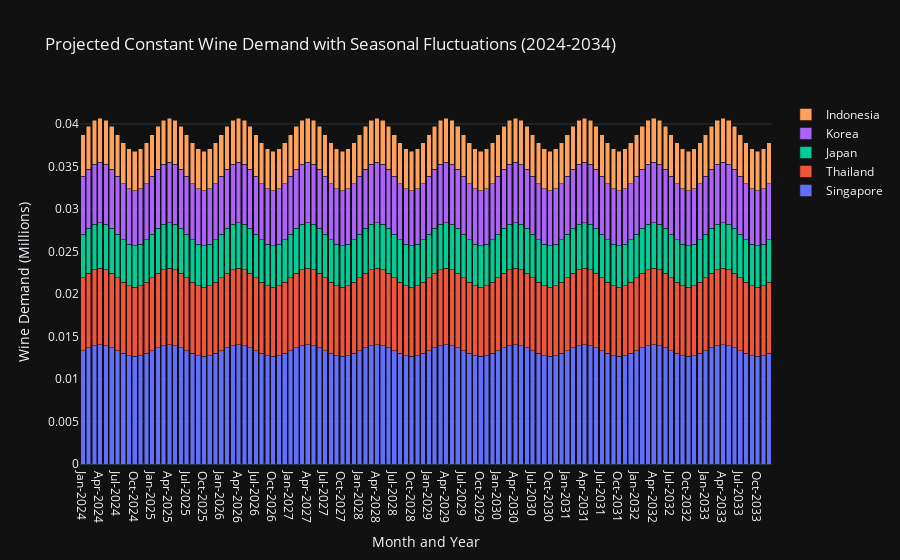

Notebook code for this chart:
### Code cell
# Initial demands in Millions for 2024
demands_2024 = {
    'Singapore': 16*0.01,
    'Thailand': 103*0.001,
    'Japan': 615*0.0001,
    'Korea': 814*0.0001,
    'Indonesia': 59*0.001
}

# Define months and years from 2024 to 2034
months = ['Jan', 'Feb', 'Mar', 'Apr', 'May', 'Jun', 'Jul', 'Aug', 'Sep', 'Oct', 'Nov', 'Dec']
years = list(range(2024, 2034))

# Generate demand data for each month and year
demand_data = {}
for country, demand in demands_2024.items():
    demand_month = demand / 12
    demand_data[country] = []
    for year in years:
        for month in range(1, 13):
            # Apply seasonal fluctuation using a sine function
            demand_fluctuation = demand_month * (1 + 0.05 * np.sin(2 * np.pi * (month - 1) / 12))
            demand_data[country].append(demand_fluctuation)

# Create traces for each country
traces = []
for country, demand_values in demand_data.items():
    trace = go.Bar(
        x=[f"{month}-{year}" for year in years for month in months],
        y=demand_values,
        name=country
    )
    traces.append(trace)

# Create layout
layout = go.Layout(
    title='Projected Constant Wine Demand with Seasonal Fluctuations (2024-2034)',
    xaxis=dict(title='Month and Year'),
    yaxis=dict(title='Wine Demand (Millions)'),
    barmode='stack'
)

# Create figure
fig = go.Figure(data=traces, layout=layout)
fig.update_layout(template='plotly_dark')

# Show plot
fig.show()
